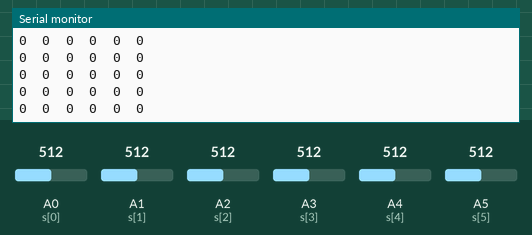
Bench run of a sketch on a simulated Arduino Uno, built with avr-gcc and run on an emulated ATmega328P. Parts: the last lines printed to the serial monitor. The test bench sets the inputs (shaded band); at power-on: A0 (s[0]) = 512, A1 (s[1]) = 512, A2 (s[2]) = 512, A3 (s[3]) = 512, A4 (s[4]) = 512, A5 (s[5]) = 512.

Above: at 7.2 s.
7.3 s: A0 (s[0]) set to 716
At 7.57 s:
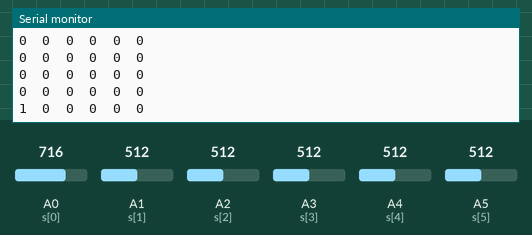
8.8 s: A1 (s[1]) set to 716
At 8.98 s:
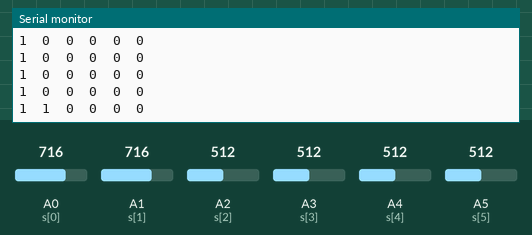
10.3 s: A2 (s[2]) set to 716
At 10.38 s:
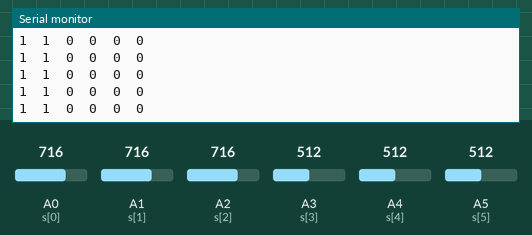
11.8 s: A3 (s[3]) set to 716
At 11.99 s:
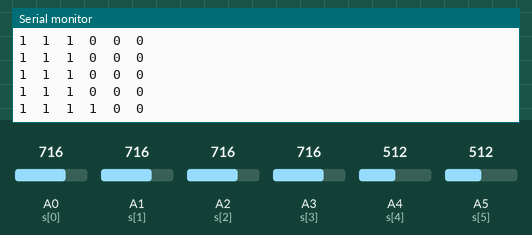
13.3 s: A4 (s[4]) set to 716
At 13.4 s:
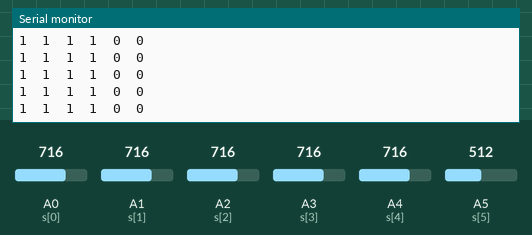
14.8 s: A5 (s[5]) set to 716
At 14.81 s:
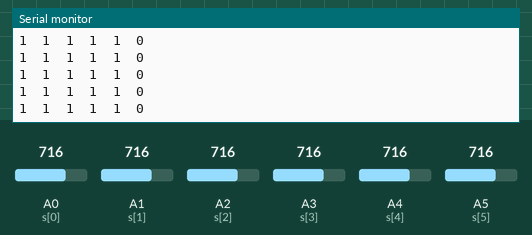

The sketch:

ir_array_1_0.ino
```cpp
int s[6] = {A0, A1, A2, A3, A4, A5};
int avg[6];
int val[6];
int white[6];
int black[6];
int i, j;
int ir[6];
void setup() {
  // put your setup code here, to run once:
  Serial.begin(9600);
  Serial.println("Place on White");
  delay(1000);

  for (i = 0; i < 6; i++)
  {
    white[i] = analogRead(s[i]);
    Serial.print(white[i]);
    Serial.print("\t");
  } Serial.println(" ");
  delay(1000);

  Serial.println("Place on Black");
  delay(2000);

  for (i = 0; i < 6; i++)
  {
    black[i] = analogRead(s[i]);
    Serial.print(black[i]);
    Serial.print("\t");
  } Serial.println(" Average:");
delay(1000);
  for (i = 0; i < 6; i++)
  {
    avg[i] = (black[i] + white[i]) / 2;
    Serial.print(avg[i]);
    Serial.print("\t");
  } Serial.println(" ");
delay(1000);
}

int value()
{
  for (i = 0; i < 6; i++)
  {
    ir[i] = ( analogRead(s[i]) > avg[i] ? 1 : 0);
 Serial.print(ir[i]);
 Serial.print("\t");
  }
  Serial.println("");
  return 16 * ir[0] + 8 * ir[1] + 4 * ir[2] + 2 * ir[3] + 1 * ir[4] + 1000 * ir[5];
}
void loop() {
  // put your main code here, to run repeatedly:
value();
delay(200);
}
```

Measured:
- after the input at 7.3 s, the serial monitor: prints a new line after 0.11 s (image 1)
- after the input at 8.8 s, the serial monitor: prints a new line at once (image 2)
- after the input at 11.8 s, the serial monitor: prints a new line at once (image 4)
